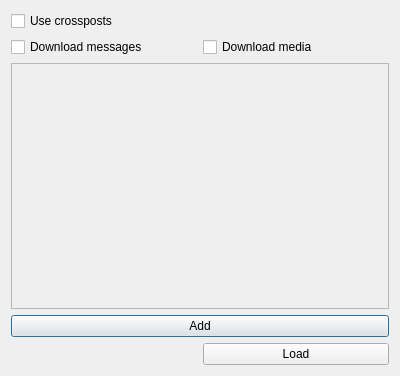
<?xml version="1.0" encoding="UTF-8"?>
<ui version="4.0">
 <class>Dialog</class>
 <widget class="QDialog" name="Dialog">
  <property name="geometry">
   <rect>
    <x>0</x>
    <y>0</y>
    <width>400</width>
    <height>376</height>
   </rect>
  </property>
  <property name="windowTitle">
   <string>Dialog</string>
  </property>
  <layout class="QGridLayout" name="gridLayout">
   <item row="1" column="1">
    <widget class="QCheckBox" name="dwnld_media">
     <property name="toolTip">
      <string>If selected, will pull media from Telegram
and save any media that isn't already saved</string>
     </property>
     <property name="text">
      <string>Download media</string>
     </property>
    </widget>
   </item>
   <item row="1" column="0">
    <widget class="QCheckBox" name="dwnld_messages">
     <property name="toolTip">
      <string>If selected, will pull messages from Telegram
and save any messages that aren't already saved</string>
     </property>
     <property name="text">
      <string>Download messages</string>
     </property>
    </widget>
   </item>
   <item row="3" column="0" colspan="2">
    <widget class="QPushButton" name="add">
     <property name="text">
      <string>Add</string>
     </property>
    </widget>
   </item>
   <item row="4" column="1">
    <widget class="QPushButton" name="load">
     <property name="text">
      <string>Load</string>
     </property>
     <property name="checkable">
      <bool>false</bool>
     </property>
    </widget>
   </item>
   <item row="0" column="0" colspan="2">
    <widget class="QCheckBox" name="xpost">
     <property name="toolTip">
      <string>Whether crossposts between
these channels are considered</string>
     </property>
     <property name="statusTip">
      <string/>
     </property>
     <property name="text">
      <string>Use crossposts</string>
     </property>
    </widget>
   </item>
   <item row="2" column="0" colspan="2">
    <widget class="QScrollArea" name="channels_list">
     <property name="minimumSize">
      <size>
       <width>0</width>
       <height>200</height>
      </size>
     </property>
     <property name="widgetResizable">
      <bool>true</bool>
     </property>
     <widget class="QWidget" name="scrollAreaWidgetContents">
      <property name="geometry">
       <rect>
        <x>0</x>
        <y>0</y>
        <width>374</width>
        <height>238</height>
       </rect>
      </property>
     </widget>
    </widget>
   </item>
  </layout>
 </widget>
 <resources/>
 <connections/>
</ui>
